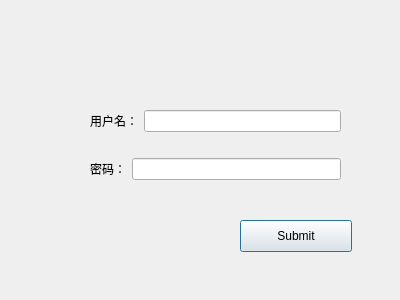
<?xml version="1.0" encoding="UTF-8"?>
<ui version="4.0">
 <class>login</class>
 <widget class="QDialog" name="login">
  <property name="geometry">
   <rect>
    <x>0</x>
    <y>0</y>
    <width>400</width>
    <height>300</height>
   </rect>
  </property>
  <property name="windowTitle">
   <string>Dialog</string>
  </property>
  <widget class="QWidget" name="widget" native="true">
   <property name="geometry">
    <rect>
     <x>90</x>
     <y>90</y>
     <width>251</width>
     <height>111</height>
    </rect>
   </property>
   <layout class="QGridLayout" name="gridLayout">
    <item row="0" column="0" colspan="2">
     <widget class="QLabel" name="label">
      <property name="text">
       <string>用户名：</string>
      </property>
     </widget>
    </item>
    <item row="0" column="2">
     <widget class="QLineEdit" name="lineEdit"/>
    </item>
    <item row="1" column="0">
     <widget class="QLabel" name="label_2">
      <property name="text">
       <string>密码：</string>
      </property>
     </widget>
    </item>
    <item row="1" column="1" colspan="2">
     <widget class="QLineEdit" name="lineEdit_2">
      <property name="echoMode">
       <enum>QLineEdit::Password</enum>
      </property>
     </widget>
    </item>
   </layout>
  </widget>
  <widget class="QPushButton" name="pushButton">
   <property name="geometry">
    <rect>
     <x>240</x>
     <y>220</y>
     <width>112</width>
     <height>32</height>
    </rect>
   </property>
   <property name="text">
    <string>Submit</string>
   </property>
  </widget>
 </widget>
 <resources/>
 <connections/>
</ui>
